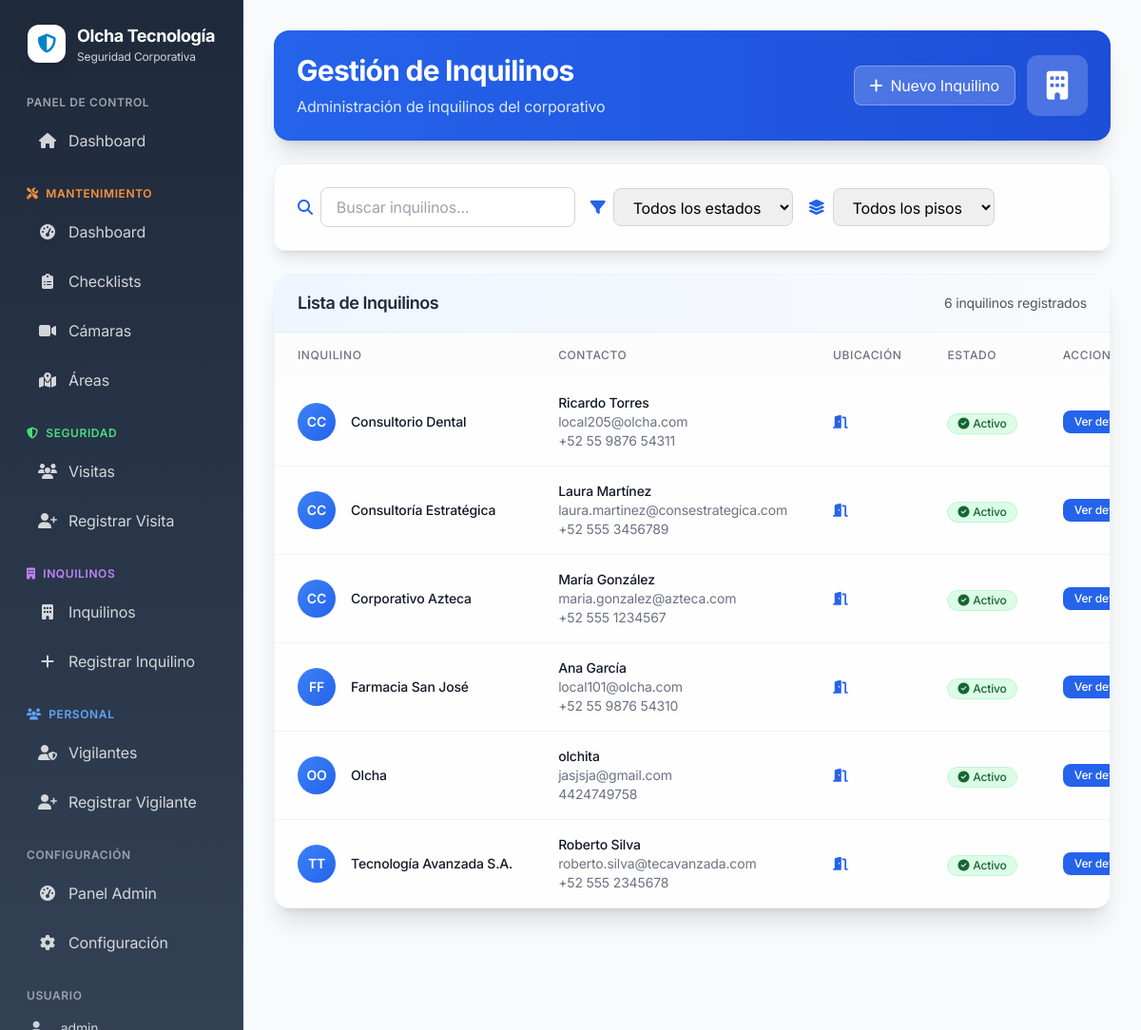
The app's page /dashboard/tenants/ (signed in) with its own data.
### tenants/models.py (models this page shows, shortened)
class Tenant(models.Model):
    tenant_name = models.CharField(max_length=200, verbose_name="Nombre del Inquilino")
    razon_social = models.CharField(max_length=250, verbose_name="Razón Social", default="")
    representante_legal = models.CharField(max_length=200, verbose_name="Representante Legal", default="")
    contact_person = models.CharField(max_length=150, verbose_name="Persona de Contacto")
    contact_email = models.EmailField(verbose_name="Email de Contacto")
    contact_phone = models.CharField(max_length=20, verbose_name="Teléfono de Contacto")
    telefono_oficina = models.CharField(max_length=20, verbose_name="Número de Teléfono de Oficina", default="")
    correo_recepcion = models.EmailField(verbose_name="Correo de Recepción de Oficina", blank=True, null=True)
    address = models.TextField(verbose_name="Dirección")
    city = models.CharField(max_length=100, verbose_name="Ciudad")
    state = models.CharField(max_length=100, verbose_name="Estado")
    zip_code = models.CharField(max_length=10, verbose_name="Código Postal")
    piso = models.CharField(max_length=50, verbose_name="Piso", default="")
    numero_oficina = models.CharField(max_length=50, verbose_name="Número de Oficina", default="")
    metros_cuadrados = models.DecimalField(
        max_digits=8,
        decimal_places=2,
        verbose_name="Metros Cuadrados (m²)",
        default=0.00
    )
    TIPO_OFICINA_CHOICES = [
        ('privada', 'Oficina Privada'),
        ('compartida', 'Oficina Compartida'),
        ('coworking', 'Espacio Coworking'),
        ('ejecutiva', 'Oficina Ejecutiva'),
        ('virtual', 'Oficina Virtual'),
        ('sala_juntas', 'Sala de Juntas'),
    ]
    tipo_oficina = models.CharField(
        max_length=20,
        choices=TIPO_OFICINA_CHOICES,
        verbose_name="Tipo de Oficina",
        default='privada'
    )
    recibo_luz = models.TextField(
        verbose_name="Recibo de Luz (Información)",
        help_text="Información adicional sobre el recibo de luz",
        blank=True,
        null=True
    )
    assigned_user = models.ForeignKey(
        User,
        on_delete=models.SET_NULL,
        null=True,
        blank=True,
        verbose_name="Usuario Asignado"
    )
    created_at = models.DateTimeField(auto_now_add=True, verbose_name="Fecha de Creación")
    updated_at = models.DateTimeField(auto_now=True, verbose_name="Última Actualización")
    is_active = models.BooleanField(default=True, verbose_name="Activo")
    class Meta:
        verbose_name = "Inquilino"
        verbose_name_plural = "Inquilinos"
        ordering = ['tenant_name']

### dashboard/views.py (the view)
# urls.py: path('tenants/', views.tenants_list, name='tenants_list'),
@login_required
def tenants_list(request):
    tenants = Tenant.objects.all().order_by('tenant_name')
    for tenant in tenants:
        tenant.total_visits = Visit.objects.filter(tenant=tenant).count()
        tenant.pending_visits = Visit.objects.filter(
            tenant=tenant,
            status='pendiente'
        ).count()
    context = {
        'tenants': tenants,
    }
    return render(request, 'dashboard/tenants_list.html', context)

### templates/dashboard/tenants_list.html (shortened to what this page needs)
{% extends 'base.html' %}
{% block content %}
<div class="space-y-6">
    <div class="bg-gradient-to-r from-blue-600 to-blue-700 rounded-2xl p-6 text-white shadow-xl">
        <div class="flex items-center justify-between">
            <div>
                <h1 class="text-3xl font-bold mb-2">Gestión de Inquilinos</h1>
                <p class="text-blue-100">Administración de inquilinos del corporativo</p>
            </div>
            <div class="flex items-center space-x-3">
                <a href="{% url 'tenants:tenant_create' %}" class="bg-white/20 hover:bg-white/30 text-white px-4 py-2 rounded-lg transition-colors backdrop-blur-lg border border-white/30">
                    <i class="fas fa-plus mr-2"></i>Nuevo Inquilino
                </a>
                <div class="w-16 h-16 bg-white/20 rounded-xl flex items-center justify-center">
                    <i class="fas fa-building text-3xl"></i>
                </div>
            </div>
        </div>
    </div>
    <div class="bg-white/80 backdrop-blur-lg rounded-xl shadow-lg border border-blue-200/30 p-6">
        <div class="flex flex-wrap items-center gap-4">
            <div class="flex items-center space-x-2">
                <i class="fas fa-search text-blue-600"></i>
                <input type="text"
                       id="searchInput"
                       placeholder="Buscar inquilinos..."
                       class="px-4 py-2 border border-gray-300 rounded-lg focus:ring-2 focus:ring-blue-500 focus:border-transparent outline-none transition-all">
            </div>
            <div class="flex items-center space-x-2">
                <i class="fas fa-filter text-blue-600"></i>
                <select id="statusFilter" class="px-4 py-2 border border-gray-300 rounded-lg focus:ring-2 focus:ring-blue-500 focus:border-transparent outline-none">
                    <option value="">Todos los estados</option>
                </select>
            </div>
            <div class="flex items-center space-x-2">
                <i class="fas fa-layer-group text-blue-600"></i>
                <select id="floorFilter" class="px-4 py-2 border border-gray-300 rounded-lg focus:ring-2 focus:ring-blue-500 focus:border-transparent outline-none">
                    <option value="">Todos los pisos</option>
                </select>
            </div>
        </div>
    </div>
    <div class="bg-white/80 backdrop-blur-lg rounded-2xl shadow-xl border border-blue-200/30 overflow-hidden">
        <div class="bg-gradient-to-r from-blue-50 to-slate-50 px-6 py-4 border-b border-blue-200/30">
            <div class="flex items-center justify-between">
                <h3 class="text-lg font-semibold text-gray-800">Lista de Inquilinos</h3>
                <span class="text-sm text-gray-600">{{ tenants.count }} inquilinos registrados</span>
            </div>
        </div>
        <div class="overflow-x-auto">
            <table class="w-full">
                <thead class="bg-gray-50/50">
                    <tr>
                        <th class="px-6 py-4 text-left text-xs font-medium text-gray-500 uppercase tracking-wider">Inquilino</th>
                        <th class="px-6 py-4 text-left text-xs font-medium text-gray-500 uppercase tracking-wider">Contacto</th>
                        <th class="px-6 py-4 text-left text-xs font-medium text-gray-500 uppercase tracking-wider">Ubicación</th>
                        <th class="px-6 py-4 text-left text-xs font-medium text-gray-500 uppercase tracking-wider">Estado</th>
                        <th class="px-6 py-4 text-left text-xs font-medium text-gray-500 uppercase tracking-wider">Acciones</th>
                    </tr>
                </thead>
                <tbody class="divide-y divide-gray-200/50">
                    {% for tenant in tenants %}
                        <tr class="hover:bg-blue-50/30 transition-colors cursor-pointer" data-tenant-id="{{ tenant.id }}" data-status="{% if tenant.is_active %}activo{% else %}inactivo{% endif %}" data-floor="{{ tenant.floor|default:'' }}">
                            <td class="px-6 py-4 whitespace-nowrap">
                                <div class="flex items-center">
                                    <div class="w-10 h-10 bg-gradient-to-br from-blue-500 to-blue-600 rounded-full flex items-center justify-center mr-4">
                                        <span class="text-white text-sm font-semibold">
                                            {{ tenant.tenant_name.0|upper }}{{ tenant.tenant_name|slice:":1"|last|upper }}
                                        </span>
                                    </div>
                                    <div>
                                        <div class="text-sm font-medium text-gray-900">{{ tenant.tenant_name }}</div>
                                    </div>
                                </div>
                            </td>
                            <td class="px-6 py-4 whitespace-nowrap">
                                <div class="text-sm font-medium text-gray-900">{{ tenant.contact_person }}</div>
                                <div class="text-sm text-gray-500">{{ tenant.contact_email }}</div>
                                <div class="text-sm text-gray-500">{{ tenant.contact_phone }}</div>
                            </td>
                            <td class="px-6 py-4 whitespace-nowrap">
                                <div class="text-sm text-gray-900">
                                    <i class="fas fa-door-open mr-1 text-blue-600"></i>{{ tenant.office_number }}
                                </div>
                            </td>
                            <td class="px-6 py-4 whitespace-nowrap">
                                {% if tenant.is_active %}
                                    <span class="inline-flex items-center px-2.5 py-0.5 rounded-full text-xs font-medium bg-green-100 text-green-800 border border-green-200">
                                        <i class="fas fa-check-circle mr-1"></i>Activo
                                    </span>
                                {% else %}
                                    <span class="inline-flex items-center px-2.5 py-0.5 rounded-full text-xs font-medium bg-red-100 text-red-800 border border-red-200">
                                        <i class="fas fa-times-circle mr-1"></i>Inactivo
                                    </span>
                                {% endif %}
                            </td>
                            <td class="px-6 py-4 whitespace-nowrap text-sm font-medium">
                                <div class="flex space-x-2">
                                    <a href="{% url 'tenants:tenant_detail' tenant.id %}"
                                       class="bg-blue-600 hover:bg-blue-700 text-white px-3 py-1 rounded-lg transition-colors text-xs"
                                       onclick="event.stopPropagation()">
                                        Ver detalles
                                    </a>
                                </div>
                            </td>
                        </tr>
                    {% endfor %}
                </tbody>
            </table>
        </div>
    </div>
</div>
{% endblock %}

### records on screen
Tenant: tenant_name.0 "C", tenant_name|last "C", tenant_name "Consultorio Dental", contact_person "Ricardo Torres", contact_email "local205@olcha.com", contact_phone "+52 55 9876 54311", is_active True (drawn)
Tenant: tenant_name.0 "C", tenant_name|last "C", tenant_name "Consultoría Estratégica", contact_person "Laura Martínez", contact_email "laura.martinez@consestrategica.com", contact_phone "+52 555 3456789", is_active True (drawn)
Tenant: tenant_name.0 "C", tenant_name|last "C", tenant_name "Corporativo Azteca", contact_person "María González", contact_email "maria.gonzalez@azteca.com", contact_phone "+52 555 1234567", is_active True (drawn)
Tenant: tenant_name.0 "F", tenant_name|last "F", tenant_name "Farmacia San José", contact_person "Ana García", contact_email "local101@olcha.com", contact_phone "+52 55 9876 54310", is_active True (drawn)
Tenant: tenant_name.0 "O", tenant_name|last "O", tenant_name "Olcha", contact_person "olchita", contact_email "jasjsja@gmail.com", contact_phone "4424749758", is_active True (drawn)
Tenant: tenant_name.0 "T", tenant_name|last "T", tenant_name "Tecnología Avanzada S.A.", contact_person "Roberto Silva", contact_email "roberto.silva@tecavanzada.com", contact_phone "+52 555 2345678", is_active True (drawn)

### other values on screen
{{ tenants.count }} "6"
